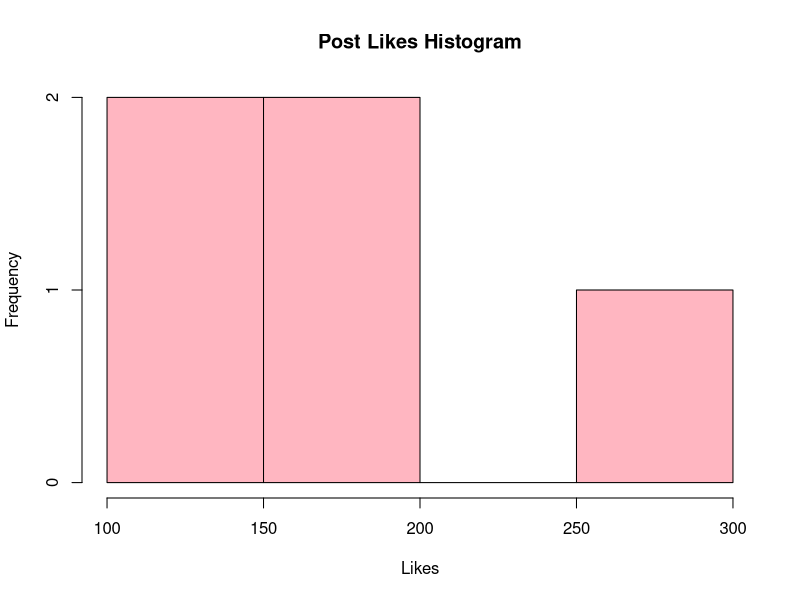
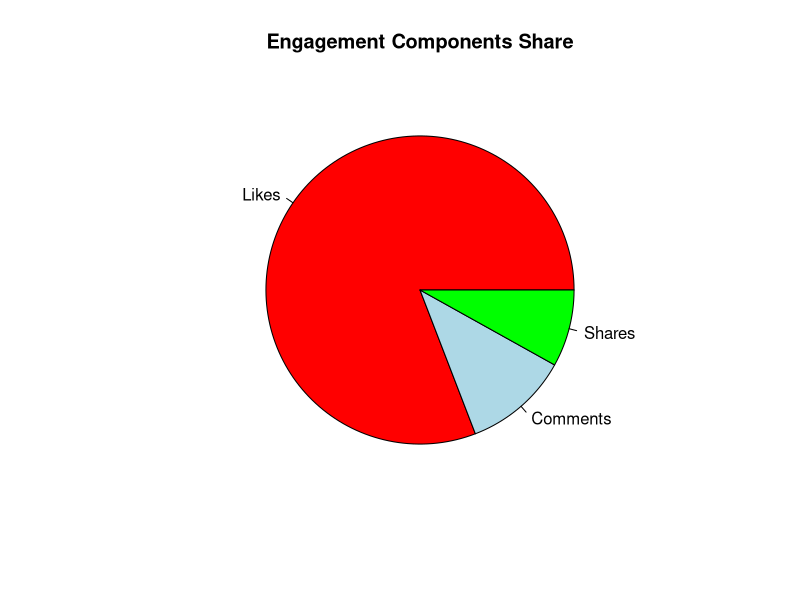
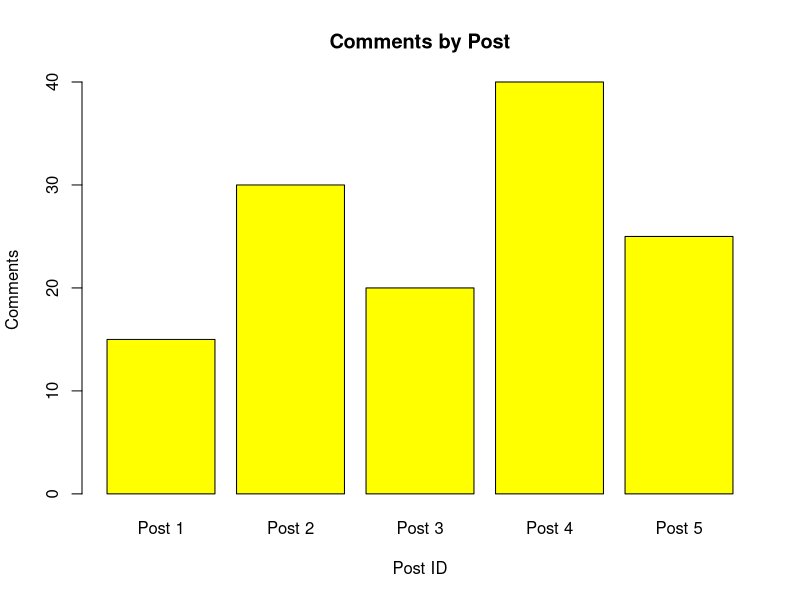
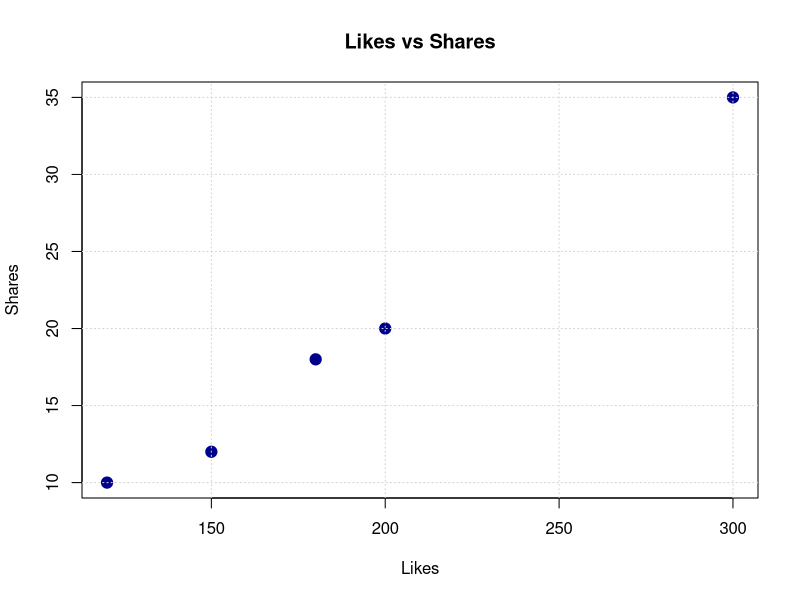

The R source for these figures, in order:
# Experiment 28: Social Media Engagement Analysis
# Course: Data Handling and Visualization

# Dataset
df28 <- data.frame(
  PostID = 1:5,
  Likes = c(120, 200, 150, 300, 180),
  Comments = c(15, 30, 20, 40, 25),
  Shares = c(10, 20, 12, 35, 18)
)

cat("--- Experiment 28: Social Media Engagement Analysis ---\n")
print(df28)

# Q33: Create a histogram of likes.
png("outputs/exp28_q33_histogram.png", width=800, height=600)
hist(df28$Likes, col="lightpink", main="Post Likes Histogram", xlab="Likes", ylab="Frequency")
dev.off()

# Q34: Generate a pie chart of total engagement components.
total_eng <- c(Likes = sum(df28$Likes), Comments = sum(df28$Comments), Shares = sum(df28$Shares))
png("outputs/exp28_q34_pie_chart.png", width=800, height=600)
pie(total_eng, col=c("red", "lightblue", "green"), main="Engagement Components Share")
dev.off()

# Q35: Build a bar chart of comments by post.
png("outputs/exp28_q35_bar_chart.png", width=800, height=600)
barplot(df28$Comments, names.arg=paste("Post", df28$PostID), col="yellow", main="Comments by Post", ylab="Comments", xlab="Post ID")
dev.off()

# Q36: Create a scatter plot of likes vs shares.
png("outputs/exp28_q36_scatter_plot.png", width=800, height=600)
plot(df28$Likes, df28$Shares, col="darkblue", pch=19, cex=1.5, main="Likes vs Shares", xlab="Likes", ylab="Shares")
grid()
dev.off()
cat("Experiment 28 successfully completed. Plots saved to outputs/.\n\n")
